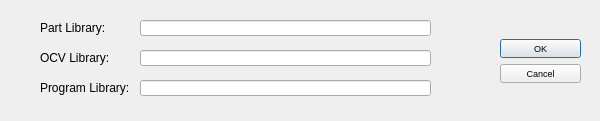
<?xml version="1.0" encoding="UTF-8"?>
<ui version="4.0">
 <class>Dialog</class>
 <widget class="QDialog" name="Dialog">
  <property name="geometry">
   <rect>
    <x>0</x>
    <y>0</y>
    <width>600</width>
    <height>121</height>
   </rect>
  </property>
  <property name="font">
   <font>
    <pointsize>7</pointsize>
   </font>
  </property>
  <property name="windowTitle">
   <string>Dialog</string>
  </property>
  <widget class="QDialogButtonBox" name="buttonBox">
   <property name="geometry">
    <rect>
     <x>500</x>
     <y>0</y>
     <width>81</width>
     <height>121</height>
    </rect>
   </property>
   <property name="orientation">
    <enum>Qt::Vertical</enum>
   </property>
   <property name="standardButtons">
    <set>QDialogButtonBox::Cancel|QDialogButtonBox::Ok</set>
   </property>
   <property name="centerButtons">
    <bool>true</bool>
   </property>
  </widget>
  <widget class="QLabel" name="label">
   <property name="geometry">
    <rect>
     <x>40</x>
     <y>20</y>
     <width>71</width>
     <height>16</height>
    </rect>
   </property>
   <property name="font">
    <font>
     <pointsize>9</pointsize>
    </font>
   </property>
   <property name="text">
    <string>Part Library:</string>
   </property>
  </widget>
  <widget class="QLabel" name="label_2">
   <property name="geometry">
    <rect>
     <x>40</x>
     <y>50</y>
     <width>71</width>
     <height>16</height>
    </rect>
   </property>
   <property name="font">
    <font>
     <pointsize>9</pointsize>
    </font>
   </property>
   <property name="text">
    <string>OCV Library:</string>
   </property>
  </widget>
  <widget class="QLabel" name="label_3">
   <property name="geometry">
    <rect>
     <x>40</x>
     <y>80</y>
     <width>91</width>
     <height>16</height>
    </rect>
   </property>
   <property name="font">
    <font>
     <pointsize>9</pointsize>
    </font>
   </property>
   <property name="text">
    <string>Program Library:</string>
   </property>
  </widget>
  <widget class="QLineEdit" name="lineEdit">
   <property name="geometry">
    <rect>
     <x>140</x>
     <y>80</y>
     <width>291</width>
     <height>16</height>
    </rect>
   </property>
   <property name="font">
    <font>
     <pointsize>8</pointsize>
    </font>
   </property>
  </widget>
  <widget class="QLineEdit" name="lineEdit_2">
   <property name="geometry">
    <rect>
     <x>140</x>
     <y>50</y>
     <width>291</width>
     <height>16</height>
    </rect>
   </property>
   <property name="font">
    <font>
     <pointsize>8</pointsize>
    </font>
   </property>
  </widget>
  <widget class="QLineEdit" name="lineEdit_3">
   <property name="geometry">
    <rect>
     <x>140</x>
     <y>20</y>
     <width>291</width>
     <height>16</height>
    </rect>
   </property>
   <property name="font">
    <font>
     <pointsize>8</pointsize>
    </font>
   </property>
  </widget>
 </widget>
 <resources/>
 <connections>
  <connection>
   <sender>buttonBox</sender>
   <signal>accepted()</signal>
   <receiver>Dialog</receiver>
   <slot>accept()</slot>
   <hints>
    <hint type="sourcelabel">
     <x>248</x>
     <y>254</y>
    </hint>
    <hint type="destinationlabel">
     <x>157</x>
     <y>274</y>
    </hint>
   </hints>
  </connection>
  <connection>
   <sender>buttonBox</sender>
   <signal>rejected()</signal>
   <receiver>Dialog</receiver>
   <slot>reject()</slot>
   <hints>
    <hint type="sourcelabel">
     <x>316</x>
     <y>260</y>
    </hint>
    <hint type="destinationlabel">
     <x>286</x>
     <y>274</y>
    </hint>
   </hints>
  </connection>
 </connections>
</ui>
